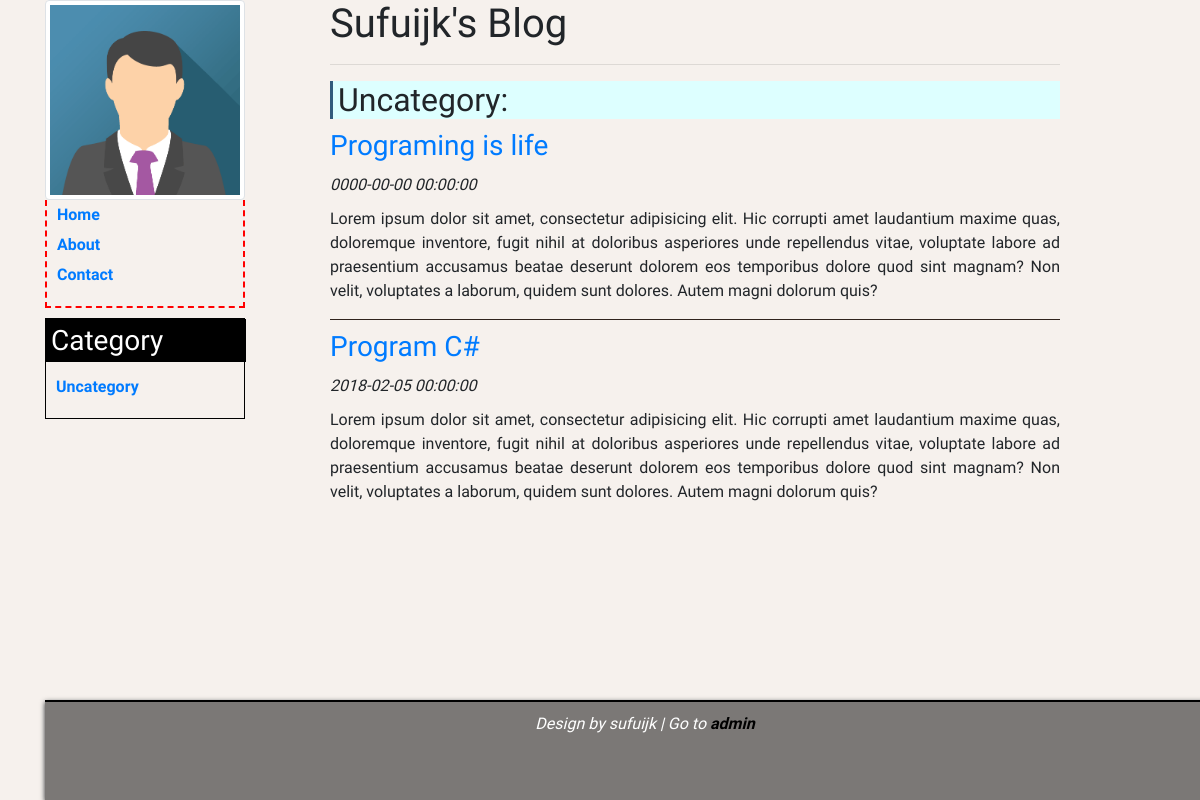
The app's page /index.php?c=category&a=list&category_url=Uncategory, older data.
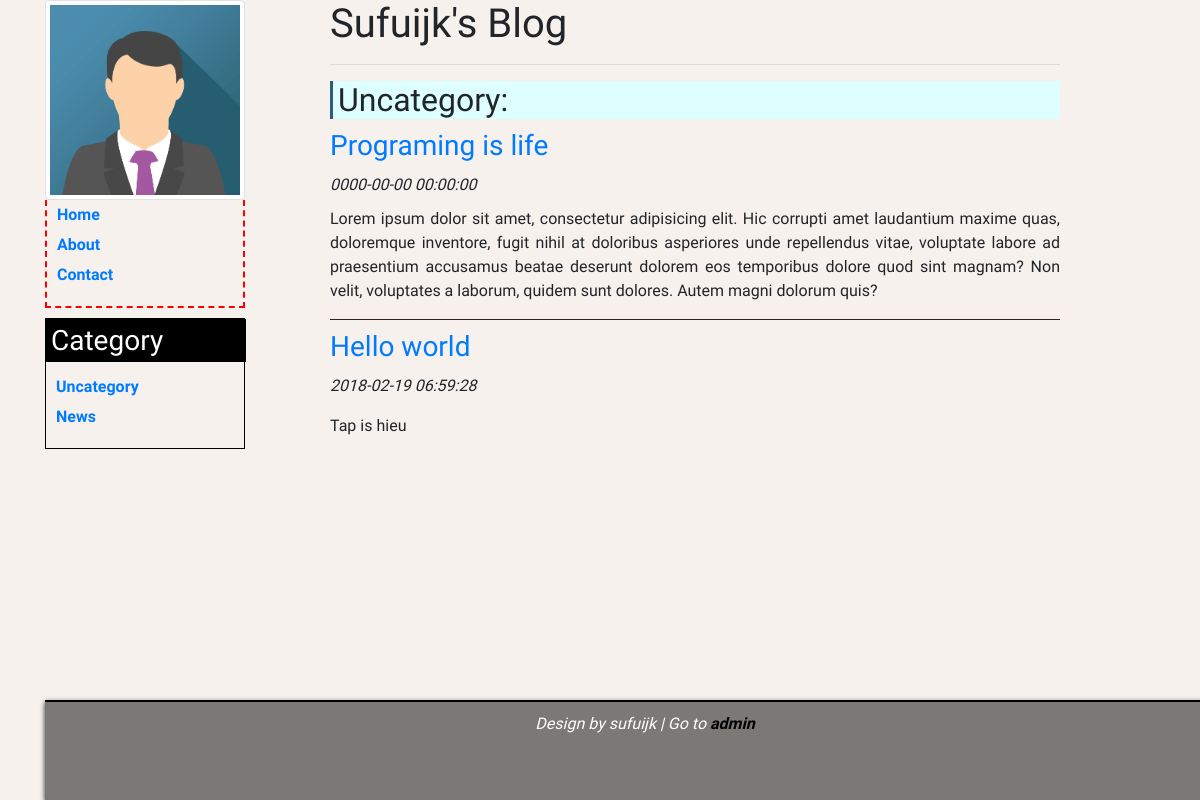
The same page, newer data.
### tables this page shows
CREATE TABLE `categories` (
  `id` int(11) NOT NULL,
  `title` varchar(50) NOT NULL,
  `url` varchar(100) NOT NULL,
  `parent` int(11) DEFAULT NULL,
  `description` text
);

CREATE TABLE `posts` (
  `id` int(11) NOT NULL,
  `title` varchar(100) NOT NULL,
  `content` text NOT NULL,
  `userid` int(11) NOT NULL,
  `category_id` int(11) NOT NULL,
  `timedate` datetime NOT NULL,
  `url` varchar(100) NOT NULL
);

### libs/View.php (called while the page is built, shortened)
<?php
	class View
	{
		public function header(){
			require_once(VIEW.'template/header.php');
		}
		public function footer(){
			require_once(VIEW.'template/footer.php');
		}
		public function render($url,$data=null,$data1=null){
			require_once(VIEW.$url);
		}
	}
?>

### controllers/Category.php (called while the page is built, shortened)
<?php
	class Category extends Controller
	{
		function __construct()
		{
			parent::__construct();
		}
		public function list(){
			$category_url = isset($_GET['category_url'])? $_GET['category_url']:"Uncategory";
			$this->model = new ProcessPost();
			$category_id = $this->model->getCategoryId($category_url);
			$category = $this->model->getCategory($category_id);
			$data = $this->model->getPostofCategory($category_id);
			$this->view->header();
			$this->view->render('home/welcome.php',$this->initData);
			$this->view->render('home/category.php',$data,$category);
			$this->view->footer();
		}
	}
?>

### index.php (called while the page is built, shortened)
<?php
	require_once(LIB."Model.php");
	require_once(LIB."View.php");
	require_once(LIB."Bootstrap.php");
?>

### libs/Model.php (called while the page is built, shortened)
<?php
	class Model
	{
		private $hostname = "localhost";
		private $username = "root";
		private $password = "";
		private $database = "blog";
		protected $connect;
		function __construct()
		{
			$this->connect = new mysqli($this->hostname,$this->username,$this->password,$this->database) or die("Can't connect database!");
		}
		public function select($sql){
			$result = $this->connect->query($sql);
			$dataset = array();
			if($result->num_rows > 0){
				while($row = $result->fetch_object()){
					$dataset[] = $row;
				}
			}
			return $dataset;
		}
		public function getAllCategories(){
			$sql = "SELECT * FROM categories";
			return $this->select($sql);
		}
	}
?>

### libs/Controller.php (called while the page is built, shortened)
<?php
	class Controller
	{
		function __construct()
		{
			$this->model = new Model();
			$this->initData = $this->model->getAllCategories();
		}
	}
?>

### models/ProcessPost.php (called while the page is built, shortened)
<?php
	class ProcessPost extends Model
	{
		public function getPostofCategory($category_id){
			$sql = "SELECT * FROM posts WHERE category_id = '$category_id'";
			return $this->select($sql);
		}
		public function getCategory($category_id){
			$sql = "SELECT * FROM categories WHERE id = '$category_id'";
			return $this->select($sql);
		}
		public function getCategoryId($category_link){
			$sql = "SELECT * FROM categories WHERE url = '$category_link'";
			$result = $this->select($sql);
			return $result[0]->id;
		}
	}
?>

### views/home/category.php (the view)
	<div class="col-xs-8 col-sm-8 col-md-8 col-lg-8">
		<h1>Sufuijk's Blog</h1>
		<hr>
		<h2 id="brandCategory"><?php foreach($data1 as $category): echo $category->title; endforeach; ?>:</h2>
		<?php foreach ($data as $post):?>
		<div class="post">
			<h3 id="title">
				<a href="index.php?c=post&a=view&id=<?php echo $post->id;?>&link=<?php echo $post->url?>">
					<?php echo $post->title;?>
				</a>
			</h3>
			<div id="time"><span class="glyphicon glyphicon-time"></span><?php echo $post->timedate;?></div>
			<p id="content"><?php echo $post->content;?></p>
		</div>
		<?php endforeach;?>
	</div>
</div>

### views/home/welcome.php
<div class="col-xs-3 col-sm-3 col-md-3 col-lg-3">
	<div class="profile">
		<img src="public/img/img_avatar.png" alt="" class="img-thumbnail" width="200" height="200">
	</div>
	<div class="page">
		<ul>
			<a href="index.php?c=home"><li>Home</li></a>
			<a href=""><li>About</li></a>
			<a href=""><li>Contact</li></a>
		</ul>
	</div>
		<div class="category">
			<h3 id="title">Category</h3>
				<ul>
					<?php foreach ($data as $category):?>
					<a href="index.php?c=category&a=list&category_url=<?php echo $category->url;?>"><li><?php echo $category->title; ?></li></a>
					<?php endforeach;?>
				</ul>
		</div>
</div>

Row changes from the older to the newer data that the page shows:
no longer on this page (row edited): posts: title "Program C#", timedate "2018-02-05 00:00:00", content "Lorem ipsum dolor sit amet, consectetur adipisicing elit. Hic corrupti amet laudantium maxime quas, doloremque inventore, fugit nihil at doloribus asperiores unde repellendus vitae, voluptate labore ad praesentium accusamus beatae deserunt dolorem eos temporibus dolore quod sint magnam? Non velit, voluptates a laborum, quidem sunt dolores. Autem magni dolorum quis?"
added categories: title "News", shown under "Category"
added posts: title "Hello world", timedate "2018-02-19 06:59:28", content "Tap is hieu"
